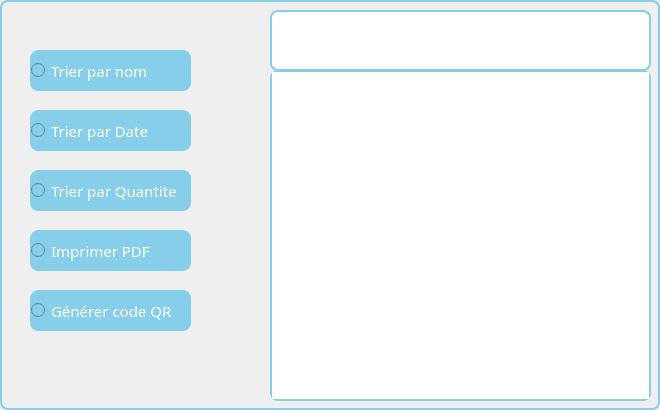
     <widget class="QWidget" name="tab_2">
      <property name="styleSheet">
       <string notr="true">border: 2px solid #87CEEB;
border-radius: 8px;

</string>
      </property>
      <attribute name="title">
       <string>Afficher Ingrédient</string>
      </attribute>
      <widget class="QTableView" name="tab_ingredient">
       <property name="geometry">
        <rect>
         <x>270</x>
         <y>70</y>
         <width>381</width>
         <height>331</height>
        </rect>
       </property>
       <property name="font">
        <font>
         <family>Segoe Print</family>
        </font>
       </property>
       <property name="styleSheet">
        <string notr="true"/>
       </property>
      </widget>
      <widget class="QRadioButton" name="tri_emp_2">
       <property name="geometry">
        <rect>
         <x>30</x>
         <y>50</y>
         <width>161</width>
         <height>41</height>
        </rect>
       </property>
       <property name="font">
        <font>
         <family>Segoe Print</family>
         <pointsize>-1</pointsize>
        </font>
       </property>
       <property name="styleSheet">
        <string notr="true">QRadioButton {
color: #fff;
background: #87CEEB;
border: none;
font-size:15px;
font-family:Segoe Print;
text-align: left;
border: 1px solid #87CEEB;
border-radius: 8px;
}
QRadioButton:hover {
color:#fff;
background:#535353;
border: none;
text-align: left;
}
</string>
       </property>
       <property name="text">
        <string>Trier par nom</string>
       </property>
      </widget>
      <widget class="QRadioButton" name="tri_emp_3">
       <property name="geometry">
        <rect>
         <x>30</x>
         <y>110</y>
         <width>161</width>
         <height>41</height>
        </rect>
       </property>
       <property name="styleSheet">
        <string notr="true">QRadioButton {
color: #fff;
background: #87CEEB;
border: none;
font-size:15px;
font-family:Segoe Print;
text-align: left;
border: 1px solid #87CEEB;
border-radius: 8px;
}
QRadioButton:hover {
color:#fff;
background:#535353;
border: none;
text-align: left;
}
</string>
       </property>
       <property name="text">
        <string>Trier par Date</string>
       </property>
      </widget>
      <widget class="QRadioButton" name="tri_emp_4">
       <property name="geometry">
        <rect>
         <x>30</x>
         <y>170</y>
         <width>161</width>
         <height>41</height>
        </rect>
       </property>
       <property name="styleSheet">
        <string notr="true">QRadioButton {
color: #fff;
background: #87CEEB;
border: none;
font-size:15px;
font-family:Segoe Print;
text-align: left;
border: 1px solid #87CEEB;
border-radius: 8px;
}
QRadioButton:hover {
color:#fff;
background:#535353;
border: none;
text-align: left;
}
</string>
       </property>
       <property name="text">
        <string>Trier par Quantite</string>
       </property>
      </widget>
      <widget class="QRadioButton" name="pdf">
       <property name="geometry">
        <rect>
         <x>30</x>
         <y>230</y>
         <width>161</width>
         <height>41</height>
        </rect>
       </property>
       <property name="styleSheet">
        <string notr="true">QRadioButton {
color: #fff;
background: #87CEEB;
border: none;
font-size:15px;
font-family:Segoe Print;
text-align: left;
border: 1px solid #87CEEB;
border-radius: 8px;
}
QRadioButton:hover {
color:#fff;
background:#535353;
border: none;
text-align: left;
}
</string>
       </property>
       <property name="text">
        <string>Imprimer PDF</string>
       </property>
      </widget>
      <widget class="QRadioButton" name="qr">
       <property name="geometry">
        <rect>
         <x>30</x>
         <y>290</y>
         <width>161</width>
         <height>41</height>
        </rect>
       </property>
       <property name="styleSheet">
        <string notr="true">QRadioButton {
color: #fff;
background: #87CEEB;
border: none;
font-size:15px;
font-family:Segoe Print;
text-align: left;
border: 1px solid #87CEEB;
border-radius: 8px;
}
QRadioButton:hover {
color:#fff;
background:#535353;
border: none;
text-align: left;
}

</string>
       </property>
       <property name="text">
        <string>Générer code QR</string>
       </property>
      </widget>
      <widget class="QLineEdit" name="lineEdit_2">
       <property name="geometry">
        <rect>
         <x>270</x>
         <y>10</y>
         <width>381</width>
         <height>61</height>
        </rect>
       </property>
      </widget>
     </widget>
